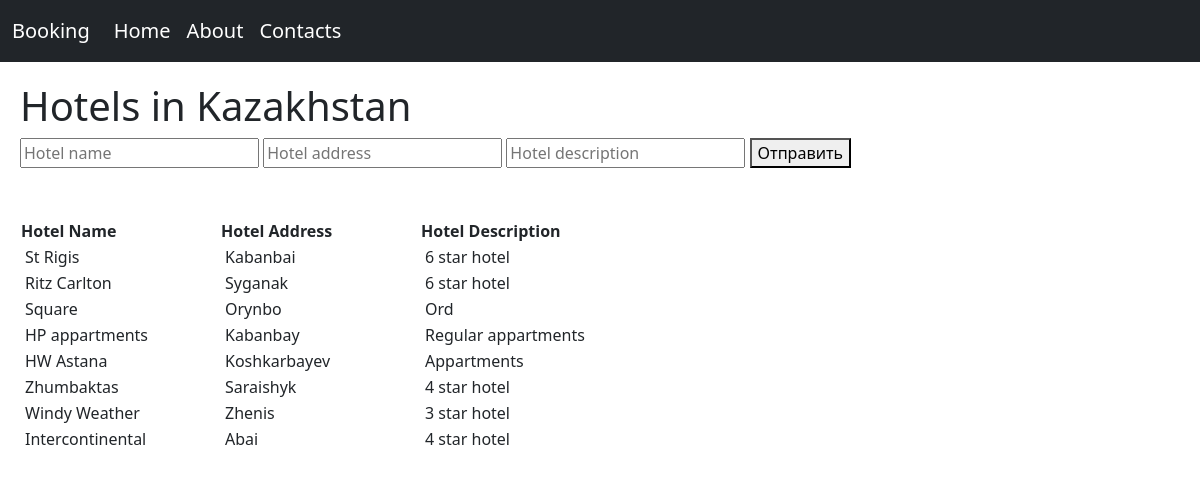
The page / on the database its author committed.
### myapp/models.py (models this page shows, shortened)
class Hotel(models.Model):
    hotel_name = models.CharField(max_length=50)
    hotel_address = models.CharField(max_length=100)
    hotel_description = models.CharField(max_length=500)

### myapp/views.py (the view)
# urls.py: path('', index),
def index(request):
    hotels_objects = Hotel.objects.all()
    if request.method == 'POST' and (request.POST['hotel_name'] != ''):
        hotel_name = request.POST['hotel_name']
        hotel_address = request.POST['hotel_address']
        hotel_description = request.POST['hotel_description']
        Hotel.objects.create(hotel_name=hotel_name, hotel_address=hotel_address, hotel_description=hotel_description)
        return redirect(index)
    else:
        return render(request, 'index.html', {'hotels':hotels_objects})

### myapp/templates/index.html (shortened to what this page needs)
<!DOCTYPE html>
<html lang="en">
<head>
    <link href="https://cdn.jsdelivr.net/npm/bootstrap@5.3.0/dist/css/bootstrap.min.css" rel="stylesheet">
    <link href="static/style.css" rel="stylesheet">
</head>
<body>
    <nav class="navbar navbar-expand navbar-dark bg-dark" aria-label="Second navbar example">
        <div class="container-fluid">
            <a class="navbar-brand" href="#">Booking</a>
            <div class="collapse navbar-collapse" id="navbarsExample02">
                <ul class="navbar-nav me-auto">
                    <li class="nav-item">
                        <a class="nav-link active" aria-current="page" href="/">Home</a>
                    </li>
                    <li class="nav-item">
                        <a class="nav-link active" aria-current="page" href="about">About</a>
                    </li>
                    <li class="nav-item">
                        <a class="nav-link active" aria-current="page" href="contacts">Contacts</a>
                    </li>
                </ul>
            </div>
        </div>
    </nav>
    <div class="main">
        <h1> Hotels in Kazakhstan </h1>
        <form action="" method="post">
            <input type="text" name="hotel_name" placeholder="Hotel name"/>
            <input type="text" name="hotel_address" placeholder="Hotel address"/>
            <input type="text" name="hotel_description" placeholder="Hotel description"/>
            <button type="submit">Отправить</button>
        </form>
        <table>
            <tr>
                <th> Hotel Name </th> <th> Hotel Address </th> <th> Hotel Description </th>
            </tr>
            {% for i in hotels %}
            <tr>
                <td> {{ i.hotel_name }} </td>
                <td> {{ i.hotel_address }} </td>
                <td> {{ i.hotel_description }} </td>
            </tr>
            {% endfor %}
        </table>
    </div>
</body>
</html>

### myapp/static/style.css (style rules this page uses)
table { margin-top: 50px; }
td { width: 200px; text-indent: 4px; }
.main { margin: 20px; }
li, p { font-size: 20px; }

### rows shown on the page
Hotel: hotel_name "St Rigis", hotel_address "Kabanbai", hotel_description "6 star hotel"
Hotel: hotel_name "Ritz Carlton", hotel_address "Syganak", hotel_description "6 star hotel"
Hotel: hotel_name "Square", hotel_address "Orynbo", hotel_description "Ord"
Hotel: hotel_name "HP appartments", hotel_address "Kabanbay", hotel_description "Regular appartments"
Hotel: hotel_name "HW Astana", hotel_address "Koshkarbayev", hotel_description "Appartments"
Hotel: hotel_name "Zhumbaktas", hotel_address "Saraishyk", hotel_description "4 star hotel"
Hotel: hotel_name "Windy Weather", hotel_address "Zhenis", hotel_description "3 star hotel"
Hotel: hotel_name "Intercontinental", hotel_address "Abai", hotel_description "4 star hotel"
